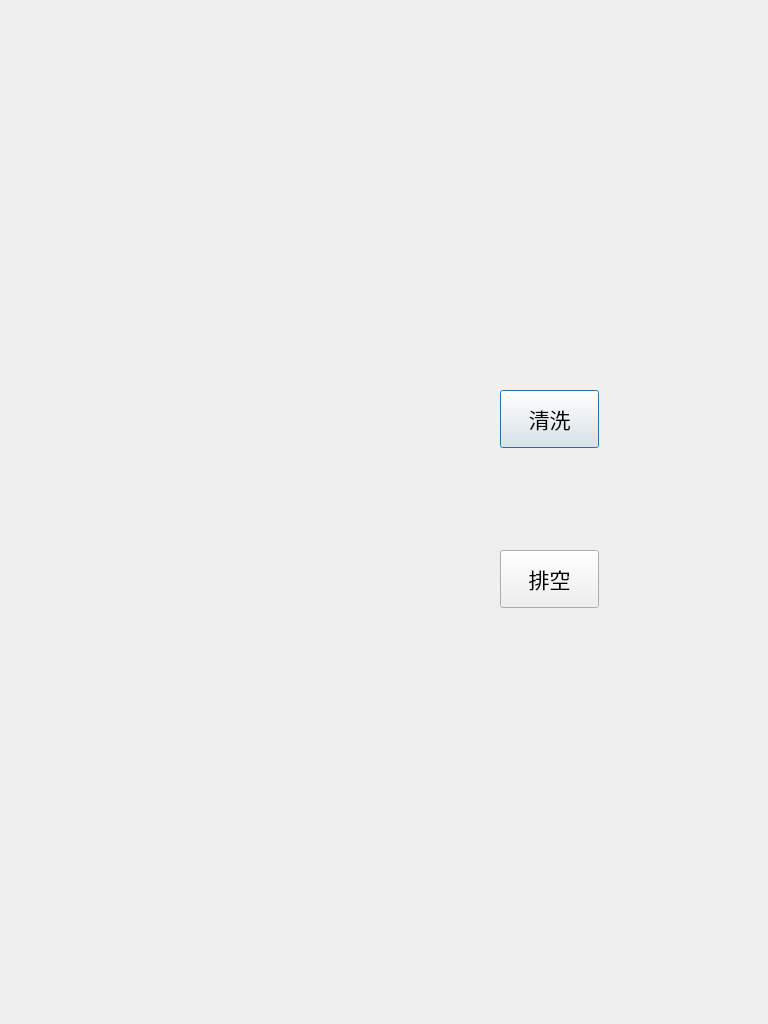
<?xml version="1.0" encoding="UTF-8"?>
<ui version="4.0">
 <class>DlgWash</class>
 <widget class="QDialog" name="DlgWash">
  <property name="geometry">
   <rect>
    <x>0</x>
    <y>0</y>
    <width>768</width>
    <height>1024</height>
   </rect>
  </property>
  <property name="font">
   <font>
    <family>Adobe Arabic</family>
    <pointsize>16</pointsize>
   </font>
  </property>
  <property name="windowTitle">
   <string>Dialog</string>
  </property>
  <widget class="QLabel" name="label">
   <property name="geometry">
    <rect>
     <x>5</x>
     <y>770</y>
     <width>760</width>
     <height>50</height>
    </rect>
   </property>
   <property name="text">
    <string/>
   </property>
   <property name="alignment">
    <set>Qt::AlignCenter</set>
   </property>
  </widget>
  <widget class="QPushButton" name="pbWash">
   <property name="geometry">
    <rect>
     <x>500</x>
     <y>390</y>
     <width>99</width>
     <height>58</height>
    </rect>
   </property>
   <property name="text">
    <string>清洗</string>
   </property>
  </widget>
  <widget class="QPushButton" name="pbEmpty">
   <property name="geometry">
    <rect>
     <x>500</x>
     <y>550</y>
     <width>99</width>
     <height>58</height>
    </rect>
   </property>
   <property name="text">
    <string>排空</string>
   </property>
  </widget>
 </widget>
 <resources/>
 <connections/>
</ui>
